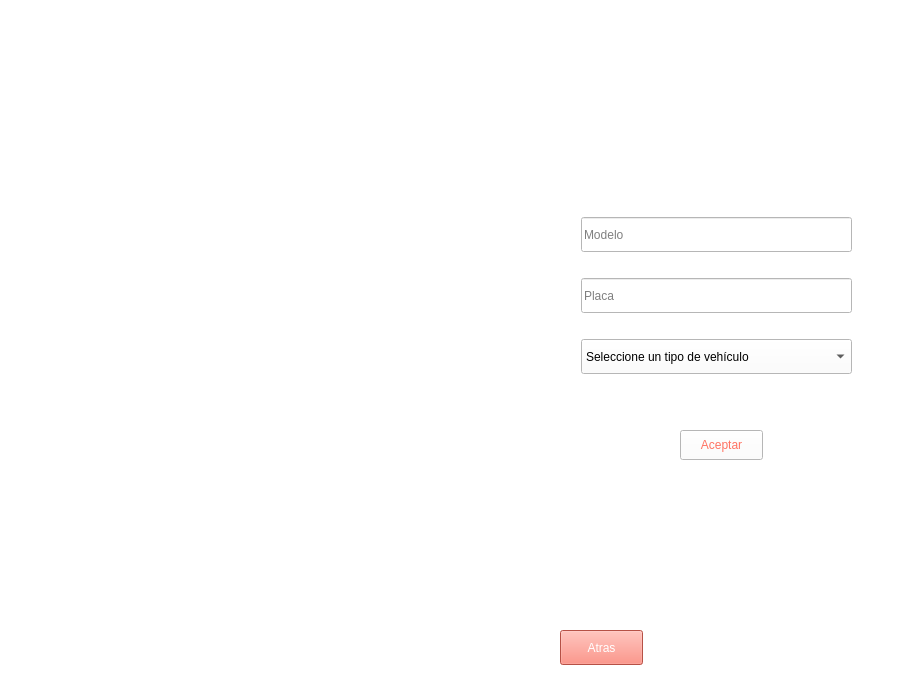
<?xml version="1.0" encoding="UTF-8"?>
<ui version="4.0">
 <class>pantalla_registro</class>
 <widget class="QWidget" name="pantalla_registro">
  <property name="geometry">
   <rect>
    <x>0</x>
    <y>0</y>
    <width>900</width>
    <height>680</height>
   </rect>
  </property>
  <property name="windowTitle">
   <string>Form</string>
  </property>
  <widget class="QStackedWidget" name="stackedWidget">
   <property name="geometry">
    <rect>
     <x>0</x>
     <y>0</y>
     <width>900</width>
     <height>680</height>
    </rect>
   </property>
   <property name="styleSheet">
    <string notr="true">background: white;</string>
   </property>
   <property name="currentIndex">
    <number>3</number>
   </property>
   <widget class="QWidget" name="seleccion_usuario">
    <widget class="QLabel" name="cliente_foto">
     <property name="geometry">
      <rect>
       <x>0</x>
       <y>0</y>
       <width>900</width>
       <height>680</height>
      </rect>
     </property>
     <property name="text">
      <string/>
     </property>
     <property name="pixmap">
      <pixmap resource="res.qrc">:/resources/imagenes/seleccionFondo.png</pixmap>
     </property>
     <property name="scaledContents">
      <bool>false</bool>
     </property>
     <property name="alignment">
      <set>Qt::AlignRight|Qt::AlignTrailing|Qt::AlignVCenter</set>
     </property>
     <property name="wordWrap">
      <bool>false</bool>
     </property>
    </widget>
    <widget class="QWidget" name="layoutWidget">
     <property name="geometry">
      <rect>
       <x>110</x>
       <y>480</y>
       <width>701</width>
       <height>41</height>
      </rect>
     </property>
     <layout class="QHBoxLayout" name="horizontalLayout_2">
      <property name="spacing">
       <number>170</number>
      </property>
      <property name="leftMargin">
       <number>40</number>
      </property>
      <property name="rightMargin">
       <number>40</number>
      </property>
      <item>
       <widget class="QPushButton" name="btnProveedor">
        <property name="maximumSize">
         <size>
          <width>16777215</width>
          <height>30</height>
         </size>
        </property>
        <property name="styleSheet">
         <string notr="true">background-color: rgb(255, 114, 98);
color: rgb(255, 255, 255);</string>
        </property>
        <property name="text">
         <string>Proveedor</string>
        </property>
       </widget>
      </item>
      <item>
       <widget class="QPushButton" name="btnCliente">
        <property name="maximumSize">
         <size>
          <width>16777215</width>
          <height>30</height>
         </size>
        </property>
        <property name="styleSheet">
         <string notr="true">background-color: rgb(255, 114, 98);
color: rgb(255, 255, 255);</string>
        </property>
        <property name="text">
         <string>Cliente</string>
        </property>
       </widget>
      </item>
      <item>
       <widget class="QPushButton" name="btnTransp">
        <property name="maximumSize">
         <size>
          <width>16777215</width>
          <height>30</height>
         </size>
        </property>
        <property name="styleSheet">
         <string notr="true">background-color: rgb(255, 114, 98);
color: rgb(255, 255, 255);</string>
        </property>
        <property name="text">
         <string>Transportista</string>
        </property>
       </widget>
      </item>
     </layout>
    </widget>
    <widget class="QPushButton" name="atrasSeleccion">
     <property name="geometry">
      <rect>
       <x>40</x>
       <y>610</y>
       <width>83</width>
       <height>35</height>
      </rect>
     </property>
     <property name="maximumSize">
      <size>
       <width>16777215</width>
       <height>35</height>
      </size>
     </property>
     <property name="styleSheet">
      <string notr="true">background-color: rgb(255, 255, 255);
color: rgb(255, 114, 98);</string>
     </property>
     <property name="text">
      <string>Atras</string>
     </property>
    </widget>
   </widget>
   <widget class="QWidget" name="registro_persona">
    <widget class="QPushButton" name="btnAceptarPersona">
     <property name="geometry">
      <rect>
       <x>650</x>
       <y>570</y>
       <width>83</width>
       <height>30</height>
      </rect>
     </property>
     <property name="styleSheet">
      <string notr="true">background-color: rgb(255, 114, 98);
color: rgb(255, 255, 255);</string>
     </property>
     <property name="text">
      <string>Aceptar</string>
     </property>
    </widget>
    <widget class="QPushButton" name="atrasRegistroPersona">
     <property name="geometry">
      <rect>
       <x>30</x>
       <y>630</y>
       <width>83</width>
       <height>35</height>
      </rect>
     </property>
     <property name="styleSheet">
      <string notr="true">background-color: rgb(255, 255, 255);
color: rgb(255, 114, 98);</string>
     </property>
     <property name="text">
      <string>Atras</string>
     </property>
    </widget>
    <widget class="QWidget" name="layoutWidget1">
     <property name="geometry">
      <rect>
       <x>490</x>
       <y>130</y>
       <width>241</width>
       <height>431</height>
      </rect>
     </property>
     <layout class="QVBoxLayout" name="verticalLayout">
      <property name="spacing">
       <number>0</number>
      </property>
      <item>
       <widget class="QLineEdit" name="nombre">
        <property name="maximumSize">
         <size>
          <width>16777215</width>
          <height>35</height>
         </size>
        </property>
        <property name="placeholderText">
         <string>Nombre</string>
        </property>
       </widget>
      </item>
      <item>
       <widget class="QLineEdit" name="apellido">
        <property name="maximumSize">
         <size>
          <width>16777215</width>
          <height>35</height>
         </size>
        </property>
        <property name="placeholderText">
         <string>Apellido</string>
        </property>
       </widget>
      </item>
      <item>
       <widget class="QLineEdit" name="cedula">
        <property name="maximumSize">
         <size>
          <width>16777215</width>
          <height>35</height>
         </size>
        </property>
        <property name="placeholderText">
         <string>Cedula</string>
        </property>
       </widget>
      </item>
      <item>
       <widget class="QLineEdit" name="telefono">
        <property name="maximumSize">
         <size>
          <width>16777215</width>
          <height>35</height>
         </size>
        </property>
        <property name="placeholderText">
         <string>Teléfono</string>
        </property>
       </widget>
      </item>
      <item>
       <widget class="QLabel" name="label_fecha">
        <property name="maximumSize">
         <size>
          <width>16777215</width>
          <height>15</height>
         </size>
        </property>
        <property name="styleSheet">
         <string notr="true">color: rgb(255, 114, 98);</string>
        </property>
        <property name="text">
         <string>Fecha de Nacimiento</string>
        </property>
       </widget>
      </item>
      <item>
       <widget class="QDateEdit" name="fechaNac">
        <property name="maximumSize">
         <size>
          <width>16777215</width>
          <height>35</height>
         </size>
        </property>
        <property name="maximumDate">
         <date>
          <year>2021</year>
          <month>12</month>
          <day>31</day>
         </date>
        </property>
        <property name="minimumDate">
         <date>
          <year>1940</year>
          <month>9</month>
          <day>14</day>
         </date>
        </property>
        <property name="displayFormat">
         <string>dd / MM / yyyy</string>
        </property>
        <property name="calendarPopup">
         <bool>true</bool>
        </property>
       </widget>
      </item>
      <item>
       <widget class="QLineEdit" name="direccion">
        <property name="maximumSize">
         <size>
          <width>16777215</width>
          <height>35</height>
         </size>
        </property>
        <property name="placeholderText">
         <string>DIrección</string>
        </property>
       </widget>
      </item>
      <item>
       <spacer name="verticalSpacer_4">
        <property name="orientation">
         <enum>Qt::Vertical</enum>
        </property>
        <property name="sizeType">
         <enum>QSizePolicy::Fixed</enum>
        </property>
        <property name="sizeHint" stdset="0">
         <size>
          <width>20</width>
          <height>10</height>
         </size>
        </property>
       </spacer>
      </item>
      <item>
       <widget class="Line" name="line">
        <property name="orientation">
         <enum>Qt::Horizontal</enum>
        </property>
       </widget>
      </item>
      <item>
       <spacer name="verticalSpacer_3">
        <property name="orientation">
         <enum>Qt::Vertical</enum>
        </property>
        <property name="sizeType">
         <enum>QSizePolicy::Fixed</enum>
        </property>
        <property name="sizeHint" stdset="0">
         <size>
          <width>20</width>
          <height>10</height>
         </size>
        </property>
       </spacer>
      </item>
      <item>
       <widget class="QLineEdit" name="correo">
        <property name="maximumSize">
         <size>
          <width>16777215</width>
          <height>35</height>
         </size>
        </property>
        <property name="placeholderText">
         <string>Correo</string>
        </property>
       </widget>
      </item>
      <item>
       <widget class="QLineEdit" name="password">
        <property name="maximumSize">
         <size>
          <width>16777215</width>
          <height>35</height>
         </size>
        </property>
        <property name="placeholderText">
         <string>Contraseña</string>
        </property>
       </widget>
      </item>
      <item>
       <widget class="QLineEdit" name="repPassword">
        <property name="maximumSize">
         <size>
          <width>16777215</width>
          <height>35</height>
         </size>
        </property>
        <property name="placeholderText">
         <string>Repetir Contraseña</string>
        </property>
       </widget>
      </item>
     </layout>
    </widget>
    <widget class="QLabel" name="label_2">
     <property name="geometry">
      <rect>
       <x>0</x>
       <y>0</y>
       <width>900</width>
       <height>680</height>
      </rect>
     </property>
     <property name="text">
      <string/>
     </property>
     <property name="pixmap">
      <pixmap resource="res.qrc">:/resources/imagenes/registroFondo.png</pixmap>
     </property>
    </widget>
    <zorder>label_2</zorder>
    <zorder>layoutWidget1</zorder>
    <zorder>btnAceptarPersona</zorder>
    <zorder>atrasRegistroPersona</zorder>
   </widget>
   <widget class="QWidget" name="registo_proveedor">
    <widget class="QPushButton" name="atrasProv">
     <property name="geometry">
      <rect>
       <x>30</x>
       <y>630</y>
       <width>83</width>
       <height>35</height>
      </rect>
     </property>
     <property name="styleSheet">
      <string notr="true">color: rgb(255, 114, 98);
background-color: rgb(255, 255, 255);</string>
     </property>
     <property name="text">
      <string>Atras</string>
     </property>
     <property name="flat">
      <bool>false</bool>
     </property>
    </widget>
    <widget class="QWidget" name="layoutWidget_2">
     <property name="geometry">
      <rect>
       <x>490</x>
       <y>130</y>
       <width>241</width>
       <height>411</height>
      </rect>
     </property>
     <layout class="QVBoxLayout" name="verticalLayout_4" stretch="0,0,0,0,0,0,0,0,0,0,0">
      <property name="spacing">
       <number>0</number>
      </property>
      <property name="sizeConstraint">
       <enum>QLayout::SetDefaultConstraint</enum>
      </property>
      <item>
       <widget class="QLineEdit" name="nombreProv">
        <property name="maximumSize">
         <size>
          <width>16777215</width>
          <height>35</height>
         </size>
        </property>
        <property name="placeholderText">
         <string>Nombre</string>
        </property>
       </widget>
      </item>
      <item>
       <widget class="QLineEdit" name="descripcion">
        <property name="maximumSize">
         <size>
          <width>16777215</width>
          <height>35</height>
         </size>
        </property>
        <property name="placeholderText">
         <string>Descripción</string>
        </property>
       </widget>
      </item>
      <item>
       <widget class="QLineEdit" name="tipoProv">
        <property name="maximumSize">
         <size>
          <width>16777215</width>
          <height>35</height>
         </size>
        </property>
        <property name="placeholderText">
         <string>Tipo de Proveedor</string>
        </property>
       </widget>
      </item>
      <item>
       <widget class="QLineEdit" name="telefonoProv">
        <property name="maximumSize">
         <size>
          <width>16777215</width>
          <height>35</height>
         </size>
        </property>
        <property name="placeholderText">
         <string>Teléfono</string>
        </property>
       </widget>
      </item>
      <item>
       <widget class="QLineEdit" name="direccionProv">
        <property name="maximumSize">
         <size>
          <width>16777215</width>
          <height>35</height>
         </size>
        </property>
        <property name="placeholderText">
         <string>Dirección</string>
        </property>
       </widget>
      </item>
      <item>
       <spacer name="verticalSpacer_2">
        <property name="orientation">
         <enum>Qt::Vertical</enum>
        </property>
        <property name="sizeType">
         <enum>QSizePolicy::Fixed</enum>
        </property>
        <property name="sizeHint" stdset="0">
         <size>
          <width>20</width>
          <height>10</height>
         </size>
        </property>
       </spacer>
      </item>
      <item>
       <widget class="Line" name="line_2">
        <property name="frameShadow">
         <enum>QFrame::Raised</enum>
        </property>
        <property name="lineWidth">
         <number>1</number>
        </property>
        <property name="orientation">
         <enum>Qt::Horizontal</enum>
        </property>
       </widget>
      </item>
      <item>
       <spacer name="verticalSpacer">
        <property name="orientation">
         <enum>Qt::Vertical</enum>
        </property>
        <property name="sizeType">
         <enum>QSizePolicy::Fixed</enum>
        </property>
        <property name="sizeHint" stdset="0">
         <size>
          <width>20</width>
          <height>10</height>
         </size>
        </property>
       </spacer>
      </item>
      <item>
       <widget class="QLineEdit" name="correoProv">
        <property name="maximumSize">
         <size>
          <width>16777215</width>
          <height>35</height>
         </size>
        </property>
        <property name="placeholderText">
         <string>Correo</string>
        </property>
       </widget>
      </item>
      <item>
       <widget class="QLineEdit" name="passwordProv">
        <property name="maximumSize">
         <size>
          <width>16777215</width>
          <height>35</height>
         </size>
        </property>
        <property name="placeholderText">
         <string>Contraseña</string>
        </property>
       </widget>
      </item>
      <item>
       <widget class="QLineEdit" name="repPasswordProv">
        <property name="maximumSize">
         <size>
          <width>16777215</width>
          <height>35</height>
         </size>
        </property>
        <property name="placeholderText">
         <string>Repetir Contraseña</string>
        </property>
       </widget>
      </item>
     </layout>
    </widget>
    <widget class="QPushButton" name="btnAceptarProv">
     <property name="geometry">
      <rect>
       <x>650</x>
       <y>570</y>
       <width>83</width>
       <height>30</height>
      </rect>
     </property>
     <property name="styleSheet">
      <string notr="true">background-color: rgb(255, 114, 98);
color: rgb(255, 255, 255);</string>
     </property>
     <property name="text">
      <string>Aceptar</string>
     </property>
    </widget>
    <widget class="QLabel" name="label_6">
     <property name="geometry">
      <rect>
       <x>0</x>
       <y>0</y>
       <width>900</width>
       <height>680</height>
      </rect>
     </property>
     <property name="text">
      <string/>
     </property>
     <property name="pixmap">
      <pixmap resource="res.qrc">:/resources/imagenes/registroFondo.png</pixmap>
     </property>
    </widget>
    <zorder>label_6</zorder>
    <zorder>atrasProv</zorder>
    <zorder>layoutWidget_2</zorder>
    <zorder>btnAceptarProv</zorder>
   </widget>
   <widget class="QWidget" name="transportista">
    <widget class="QPushButton" name="atrasTransp">
     <property name="geometry">
      <rect>
       <x>560</x>
       <y>630</y>
       <width>83</width>
       <height>35</height>
      </rect>
     </property>
     <property name="styleSheet">
      <string notr="true">background-color: rgb(255, 114, 98);
color: rgb(255, 255, 255);</string>
     </property>
     <property name="text">
      <string>Atras</string>
     </property>
    </widget>
    <widget class="QPushButton" name="btnAceptarTransp">
     <property name="geometry">
      <rect>
       <x>680</x>
       <y>430</y>
       <width>83</width>
       <height>30</height>
      </rect>
     </property>
     <property name="styleSheet">
      <string notr="true">color: rgb(255, 114, 98);
background-color: rgb(255, 255, 255);
</string>
     </property>
     <property name="text">
      <string>Aceptar</string>
     </property>
    </widget>
    <widget class="QLabel" name="label_7">
     <property name="geometry">
      <rect>
       <x>0</x>
       <y>0</y>
       <width>900</width>
       <height>680</height>
      </rect>
     </property>
     <property name="text">
      <string/>
     </property>
     <property name="pixmap">
      <pixmap resource="res.qrc">:/resources/imagenes/transpFondo.png</pixmap>
     </property>
    </widget>
    <widget class="QComboBox" name="comboBoxTipo">
     <property name="geometry">
      <rect>
       <x>581</x>
       <y>339</y>
       <width>271</width>
       <height>35</height>
      </rect>
     </property>
     <property name="maximumSize">
      <size>
       <width>16777215</width>
       <height>35</height>
      </size>
     </property>
     <property name="currentText">
      <string>Seleccione un tipo de vehículo</string>
     </property>
     <item>
      <property name="text">
       <string>Seleccione un tipo de vehículo</string>
      </property>
     </item>
     <item>
      <property name="text">
       <string>Camión</string>
      </property>
     </item>
     <item>
      <property name="text">
       <string>Carro</string>
      </property>
     </item>
     <item>
      <property name="text">
       <string>Moto</string>
      </property>
     </item>
    </widget>
    <widget class="QLineEdit" name="placa">
     <property name="geometry">
      <rect>
       <x>581</x>
       <y>278</y>
       <width>271</width>
       <height>35</height>
      </rect>
     </property>
     <property name="maximumSize">
      <size>
       <width>16777215</width>
       <height>35</height>
      </size>
     </property>
     <property name="placeholderText">
      <string>Placa</string>
     </property>
    </widget>
    <widget class="QLineEdit" name="modelo">
     <property name="geometry">
      <rect>
       <x>581</x>
       <y>217</y>
       <width>271</width>
       <height>35</height>
      </rect>
     </property>
     <property name="maximumSize">
      <size>
       <width>16777215</width>
       <height>35</height>
      </size>
     </property>
     <property name="placeholderText">
      <string>Modelo</string>
     </property>
    </widget>
    <zorder>label_7</zorder>
    <zorder>comboBoxTipo</zorder>
    <zorder>placa</zorder>
    <zorder>modelo</zorder>
    <zorder>atrasTransp</zorder>
    <zorder>btnAceptarTransp</zorder>
   </widget>
  </widget>
 </widget>
 <resources>
  <include location="res.qrc"/>
 </resources>
 <connections/>
</ui>
